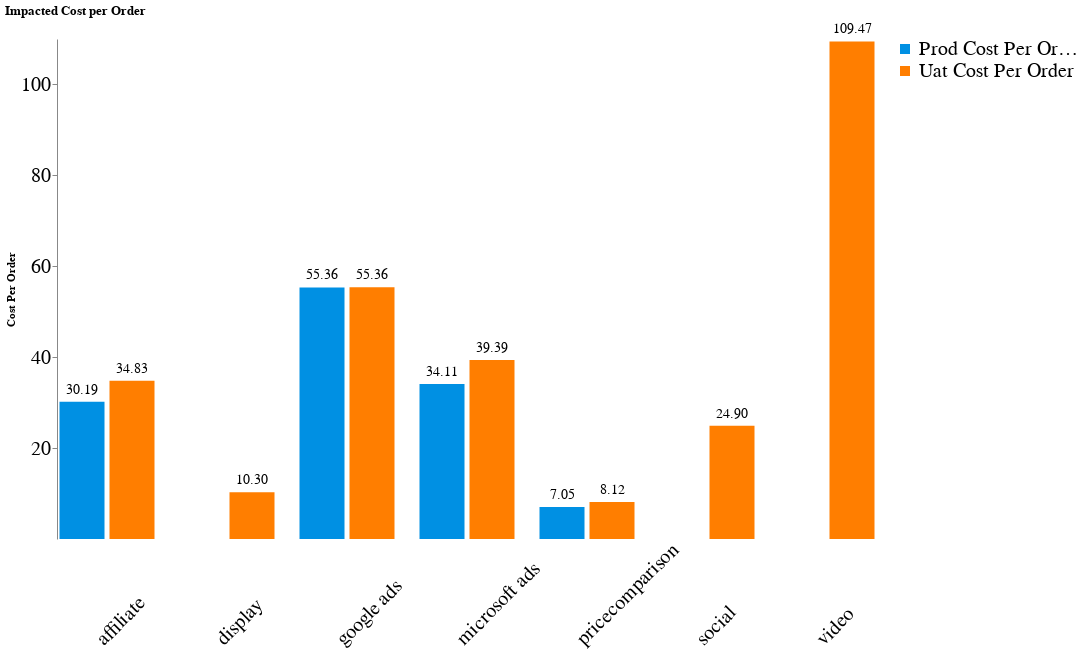

Source (notebook cell):
### Code cell
import altair as alt
import pandas as pd
import numpy as np
y = 'prod_cost_per_order'
# Reshape the data_overview DataFrame
# Select relevant columns and melt 'uat_order_share' and 'cost_share' into a single 'Value' column
data_overview_melted = data_overview.melt(
    id_vars=['channel'], # Keep channel as identifier
    value_vars=['prod_cost_per_order', 'uat_cost_per_order'], # Columns to melt
    var_name='Metric', # New column for melted variable names
    value_name='Value' # New column for melted values
).dropna(subset=['Value']) # Drop rows with NaN 'Value' to avoid errors with text marks


# Define coolblue colors for the metrics (assuming blue for order share, orange for cost share)
metric_colors = alt.Scale(domain=["prod_cost_per_order", 'uat_cost_per_order'], range=['#0090e3', '#ff7e00']) # Blue for order share, orange for cost share

# Set a theme
alt.themes.enable('latimes')

# Define the base encoding for both bars and text
base_encoding = {
    'x': alt.X('Metric', axis=None), # Hide x-axis for the metric within each channel
    'y': alt.Y('Value', title='Cost Per Order', axis=alt.Axis(grid=False, labelFontSize=20, values=[20, 40, 60, 80, 100])), # Single y-axis for the values, formatted as percentage, remove grid, increase label font size, set specific tick values
}

# Create the bar chart with color encoding
bars = alt.Chart(data_overview_melted).mark_bar().encode(
    **base_encoding,
    color=alt.Color(
        'Metric',
        scale=metric_colors,
        legend=alt.Legend(
            title="", # Update legend title
            titleFontSize=20, # Increase legend title font size
            labelFontSize=20, # Increase legend label font size
            # Use labelExpr to relabel legend entries
            labelExpr="{'prod_cost_per_order': 'Prod Cost Per Order', 'uat_cost_per_order': 'Uat Cost Per Order'}[datum.label]"
        )
    ) # Color by Metric with specified colors and updated legend title
)

# Create the text layer for annotations
text = alt.Chart(data_overview_melted).mark_text(
    align='center',
    baseline='bottom',
    dy=-5, # Nudge text slightly above the bar
    color='black',
    size=14# Set text color in mark properties,
).encode(
    x=alt.X('Metric', axis=None), # Hide x-axis for the metric within each channel
    y=alt.Y('Value', stack='zero'), # Position text at the top of the bar
    text=alt.Text('Value', format='.2f'), # Format text as percentage
)


# Layer the bars and text, then facet by channel
chart = alt.layer(bars, text).properties(
    width=100, # Further reduced width
    height=500 # Further reduced height
).facet(
    column=alt.Column('channel', header=alt.Header(
        title=None, # Remove individual channel titles
        titleOrient="bottom",
        labelOrient="bottom",
        labelPadding=110,
        titlePadding=30,
        labelColor='black',
        titleColor='black',
        labelAngle=-45,
        labelFontSize=20 # Increase label font size
    )) # Configure column header: removed title, increased padding and font size
).properties(
    title='Impacted Cost per Order' # Apply main title to the faceted chart
)


# Configure the view to remove outer border
chart = chart.configure_view(
    strokeWidth=0
)

# Configure the axes to remove grid lines
chart = chart.configure_axis(
    grid=False
)


chart.display()

### Figure 1 — Vega-Lite specification as saved in the notebook (floating-point values rounded to 4 significant figures)
{"usermeta": {"embedOptions": {"theme": "latimes"}}, "config": {"view": {"continuousWidth": 300, "continuousHeight": 300, "strokeWidth": 0}, "axis": {"grid": false}}, "data": {"name": "data-a664f3086c4678ad8c89df9008fd0203"}, "facet": {"column": {"field": "channel", "header": {"labelAngle": -45, "labelColor": "black", "labelFontSize": 20, "labelOrient": "bottom", "labelPadding": 110, "title": null, "titleColor": "black", "titleOrient": "bottom", "titlePadding": 30}, "type": "nominal"}}, "spec": {"layer": [{"mark": {"type": "bar"}, "encoding": {"color": {"field": "Metric", "legend": {"labelExpr": "{'prod_cost_per_order': 'Prod Cost Per Order', 'uat_cost_per_order': 'Uat Cost Per Order'}[datum.label]", "labelFontSize": 20, "title": "", "titleFontSize": 20}, "scale": {"domain": ["prod_cost_per_order", "uat_cost_per_order"], "range": ["#0090e3", "#ff7e00"]}, "type": "nominal"}, "x": {"axis": null, "field": "Metric", "type": "nominal"}, "y": {"axis": {"grid": false, "labelFontSize": 20, "values": [20, 40, 60, 80, 100]}, "field": "Value", "title": "Cost Per Order", "type": "quantitative"}}}, {"mark": {"type": "text", "align": "center", "baseline": "bottom", "color": "black", "dy": -5, "size": 14}, "encoding": {"text": {"field": "Value", "format": ".2f", "type": "quantitative"}, "x": {"axis": null, "field": "Metric", "type": "nominal"}, "y": {"field": "Value", "stack": "zero", "type": "quantitative"}}}], "height": 500, "width": 100}, "title": "Impacted Cost per Order", "$schema": "https://vega.github.io/schema/vega-lite/v5.20.1.json", "datasets": {"data-a664f3086c4678ad8c89df9008fd0203": [{"channel": "affiliate", "Metric": "prod_cost_per_order", "Value": 30.19}, {"channel": "google ads", "Metric": "prod_cost_per_order", "Value": 55.36}, {"channel": "microsoft ads", "Metric": "prod_cost_per_order", "Value": 34.11}, {"channel": "pricecomparison", "Metric": "prod_cost_per_order", "Value": 7.048}, {"channel": "affiliate", "Metric": "uat_cost_per_order", "Value": 34.83}, {"channel": "display", "Metric": "uat_cost_per_order", "Value": 10.3}, {"channel": "google ads", "Metric": "uat_cost_per_order", "Value": 55.36}, {"channel": "microsoft ads", "Metric": "uat_cost_per_order", "Value": 39.39}, {"channel": "pricecomparison", "Metric": "uat_cost_per_order", "Value": 8.122}, {"channel": "social", "Metric": "uat_cost_per_order", "Value": 24.9}, {"channel": "video", "Metric": "uat_cost_per_order", "Value": 109.5}]}}
